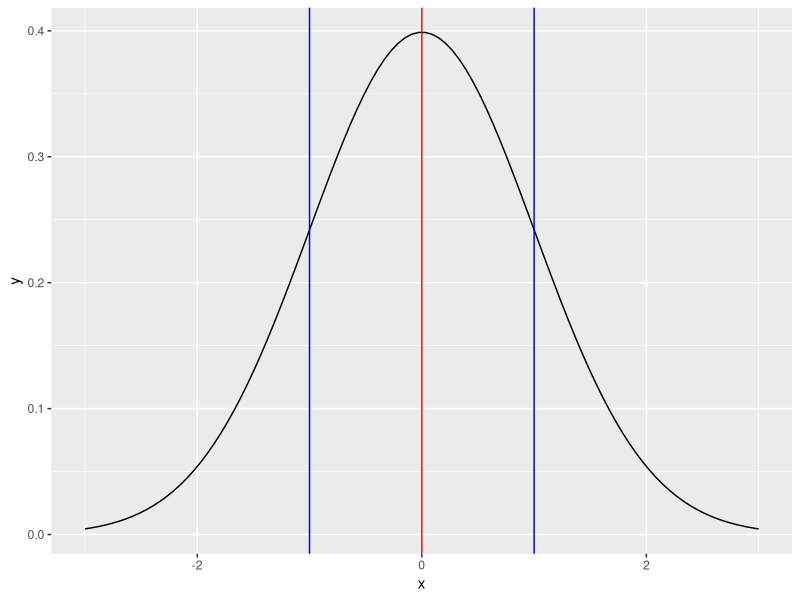

Here is the R script that generated this plot:
## ---- chunk 1
knitr::opts_chunk$set(echo = TRUE)
## ---- chunk 2
library(ggplot2)
x <- seq(-3, 3, len = 100)
y <- dnorm(x, mean = 0, sd = 1)

vals <- data.frame(x = x, y = y)

ggplot(vals) + geom_line(aes(x = x, y = y)) +
      geom_vline(aes(xintercept= 0), colour = "red") +
      geom_vline(aes(xintercept=-1), colour = "blue") +
      geom_vline(aes(xintercept= 1), colour = "blue")
## ---- chunk 3
set.seed(123)
df <- data.frame(A = round(rnorm(30, 0, 2)),
                  B = round(rnorm(30, 1, 1)),
                  C = round(rnorm(30, 2, 4)),
                  D = round(rnorm(30, 3, 1)))
openxlsx::write.xlsx(df, "Datos-ejercicio-1.xlsx")

df.2 <- data.frame(A = round(rnorm(30, 1, 2), 2),
                  B = round(rnorm(30, 1, 1), 2),
                  C = round(rnorm(30, 1.5, 0.5), 2))
df.2l <- reshape2::melt(df.2)
names(df.2l) <- c("Tratamiento", "Valor")
openxlsx::write.xlsx(df.2l, "Datos-ejercicio-2.xlsx")
